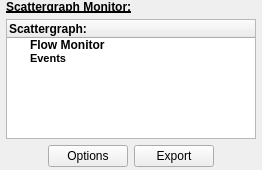
                <widget class="QWidget" name="pageScattergraphs">
                 <property name="geometry">
                  <rect>
                   <x>0</x>
                   <y>0</y>
                   <width>262</width>
                   <height>170</height>
                  </rect>
                 </property>
                 <property name="sizePolicy">
                  <sizepolicy hsizetype="Preferred" vsizetype="Fixed">
                   <horstretch>0</horstretch>
                   <verstretch>0</verstretch>
                  </sizepolicy>
                 </property>
                 <property name="minimumSize">
                  <size>
                   <width>0</width>
                   <height>170</height>
                  </size>
                 </property>
                 <property name="maximumSize">
                  <size>
                   <width>16777215</width>
                   <height>170</height>
                  </size>
                 </property>
                 <attribute name="label">
                  <string>Scattergraph</string>
                 </attribute>
                 <layout class="QVBoxLayout" name="verticalLayout_16">
                  <property name="leftMargin">
                   <number>6</number>
                  </property>
                  <property name="topMargin">
                   <number>0</number>
                  </property>
                  <property name="rightMargin">
                   <number>6</number>
                  </property>
                  <property name="bottomMargin">
                   <number>0</number>
                  </property>
                  <item>
                   <widget class="QLabel" name="label_6">
                    <property name="sizePolicy">
                     <sizepolicy hsizetype="Expanding" vsizetype="Expanding">
                      <horstretch>0</horstretch>
                      <verstretch>0</verstretch>
                     </sizepolicy>
                    </property>
                    <property name="minimumSize">
                     <size>
                      <width>0</width>
                      <height>13</height>
                     </size>
                    </property>
                    <property name="maximumSize">
                     <size>
                      <width>16777215</width>
                      <height>13</height>
                     </size>
                    </property>
                    <property name="font">
                     <font>
                      <weight>75</weight>
                      <bold>true</bold>
                      <underline>true</underline>
                     </font>
                    </property>
                    <property name="text">
                     <string>Scattergraph Monitor:</string>
                    </property>
                   </widget>
                  </item>
                  <item>
                   <widget class="QTreeWidget" name="trw_Scattergraph">
                    <property name="sizePolicy">
                     <sizepolicy hsizetype="Expanding" vsizetype="Expanding">
                      <horstretch>0</horstretch>
                      <verstretch>0</verstretch>
                     </sizepolicy>
                    </property>
                    <property name="minimumSize">
                     <size>
                      <width>250</width>
                      <height>120</height>
                     </size>
                    </property>
                    <property name="maximumSize">
                     <size>
                      <width>16777215</width>
                      <height>120</height>
                     </size>
                    </property>
                    <property name="contextMenuPolicy">
                     <enum>Qt::CustomContextMenu</enum>
                    </property>
                    <property name="acceptDrops">
                     <bool>false</bool>
                    </property>
                    <property name="dragDropMode">
                     <enum>QAbstractItemView::DropOnly</enum>
                    </property>
                    <property name="defaultDropAction">
                     <enum>Qt::IgnoreAction</enum>
                    </property>
                    <property name="itemsExpandable">
                     <bool>true</bool>
                    </property>
                    <column>
                     <property name="text">
                      <string>Scattergraph:</string>
                     </property>
                     <property name="font">
                      <font>
                       <weight>75</weight>
                       <bold>true</bold>
                      </font>
                     </property>
                    </column>
                    <item>
                     <property name="text">
                      <string>Flow Monitor</string>
                     </property>
                     <property name="font">
                      <font>
                       <weight>75</weight>
                       <bold>true</bold>
                      </font>
                     </property>
                     <property name="flags">
                      <set>ItemIsDropEnabled|ItemIsEnabled</set>
                     </property>
                    </item>
                    <item>
                     <property name="text">
                      <string>Events</string>
                     </property>
                     <property name="font">
                      <font>
                       <family>MS Shell Dlg 2</family>
                       <pointsize>8</pointsize>
                       <weight>75</weight>
                       <bold>true</bold>
                      </font>
                     </property>
                     <property name="flags">
                      <set>ItemIsDropEnabled|ItemIsEnabled</set>
                     </property>
                    </item>
                   </widget>
                  </item>
                  <item>
                   <layout class="QHBoxLayout" name="horizontalLayout_2">
                    <item>
                     <spacer name="horizontalSpacer">
                      <property name="orientation">
                       <enum>Qt::Horizontal</enum>
                      </property>
                      <property name="sizeHint" stdset="0">
                       <size>
                        <width>30</width>
                        <height>20</height>
                       </size>
                      </property>
                     </spacer>
                    </item>
                    <item>
                     <widget class="QPushButton" name="btnScattergraphOptions">
                      <property name="text">
                       <string>Options</string>
                      </property>
                     </widget>
                    </item>
                    <item>
                     <widget class="QPushButton" name="btnExportMultiple">
                      <property name="text">
                       <string>Export</string>
                      </property>
                     </widget>
                    </item>
                    <item>
                     <spacer name="horizontalSpacer_2">
                      <property name="orientation">
                       <enum>Qt::Horizontal</enum>
                      </property>
                      <property name="sizeHint" stdset="0">
                       <size>
                        <width>30</width>
                        <height>20</height>
                       </size>
                      </property>
                     </spacer>
                    </item>
                   </layout>
                  </item>
                 </layout>
                </widget>
